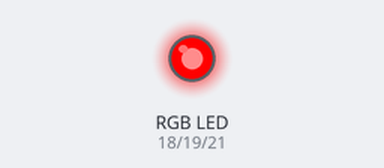
Recording of a program running on a simulated ESP32 board running MicroPython. Parts: an RGB LED mixed from three pins (HIGH = lit).

Above: at 0.2 s.
At 1.2 s:
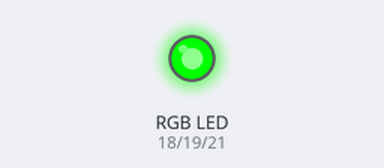
At 2.5 s:
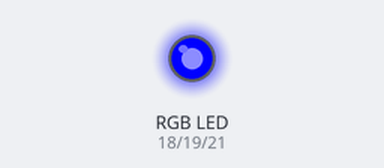
At 3.5 s:
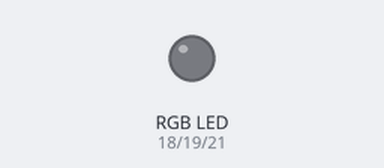
Timing chart, 0 to 5.2 s (numbered marks = the images above):
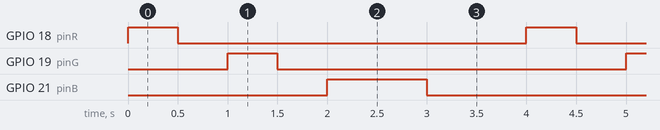

Measured:
- by itself, GPIO 18 (pinR), GPIO 19 (pinG): alternates HIGH for 0.50 s and LOW for 3.5 s
- by itself, GPIO 21 (pinB): alternates HIGH for 1.0 s and LOW for 3.0 s
- by itself, everything shown: repeats every 4.0 s, in 6 steps

The program:

rgb_v2.py
```python
'''
流水灯 RGB彩灯

版本 v2
版本备注：
    使用函数 led_blink() 简化代码
'''

import machine
import utime

# 定义R 红色LED的引脚
pinR = machine.Pin(18, machine.Pin.OUT)
# 定义G 绿色LED的引脚
pinG = machine.Pin(19, machine.Pin.OUT)
# 定义B 蓝色LED的引脚
pinB = machine.Pin(21, machine.Pin.OUT)


def led_blink(led_pin, delay_ms=500):
    '''
    控制led的引脚（led_pin）进行闪烁
    时间间隔为 delay_ms ， 默认为500ms
    '''
    led_pin.value(1) # LED的管脚输出高电平
    utime.sleep_ms(delay_ms) # 延时500ms
    led_pin.value(0) # LED的管脚输出低电平
    utime.sleep_ms(delay_ms) # 延时500ms


while True:
    # 第一步：红色LED闪烁
    led_blink(pinR)

    # 第二步：绿色LED闪烁
    led_blink(pinG)

    # 第三步：蓝色LED闪烁 时间间隔设定为1000ms = 1s
    led_blink(pinB, delay_ms=1000)
```
